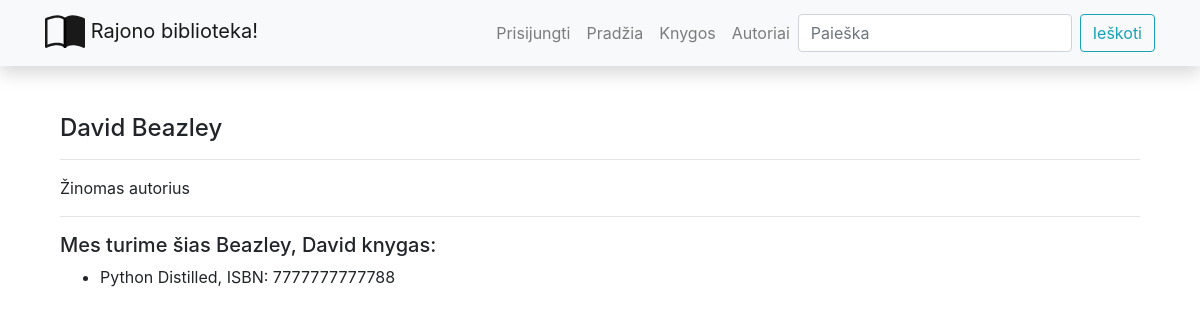
Page /library/authors/3 on the earlier database version.
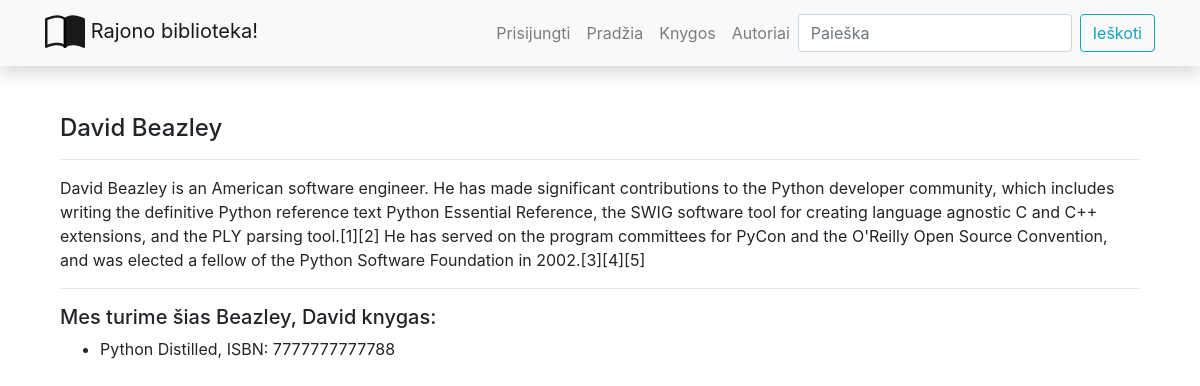
Same page on the later database version.
### library/models.py (models this page shows, shortened)
class Author(models.Model):
    first_name = models.CharField("Vardas", max_length=100)
    last_name = models.CharField("Pavardė", max_length=100)
    description = models.TextField("Aprašymas", max_length=2000, default="Žinomas autorius")
    class Meta:
        ordering = ['last_name', 'first_name']
    def display_books(self):
        return ', '.join(book.title for book in self.books_rn.all()[:3])
    display_books.short_description = "Autoriaus knygos"

### library/views.py (the view)
# urls.py: path("authors/<int:author_id>", views.author, name='author_n'),
def author(request, author_id):
    single_author = get_object_or_404(Author, pk=author_id)
    data = {
        'author_cntx': single_author
    }
    return render(request, 'author.html', context=data)

### library/templates/author.html
{% extends "base.html" %} {% block content %}
<div class="container author">
    <h4>{{ author_cntx.first_name }} {{ author_cntx.last_name }}</h4>
    <hr/>
    <p>{{ author_cntx.description }}</p>
    <hr/>
    <h5>
        Mes turime šias {{ author_cntx.last_name }}, {{ author_cntx.first_name }}
        knygas:
    </h5>
    <ul>
        {% for book_obj in author_cntx.books_rn.all %}
        <li>{{ book_obj.title }}, ISBN: {{ book_obj.isbn }}</li>
        {% endfor %}
    </ul>
</div>
{% endblock %}

Differences in the rows shown:
changed Author "David": description "Žinomas autorius" → "David Beazley is an American software engineer. He has made significant contributions to the Python developer community, which includes writing the definitive Python reference text Python Essential Reference, the SWIG software tool for creating language agnostic C and C++ extensions, and the PLY parsing tool.[1][2] He has served on the program committees for PyCon and the O'Reilly Open Source Convention, and was elected a fellow of the Python Software Foundation in 2002.[3][4][5]"
